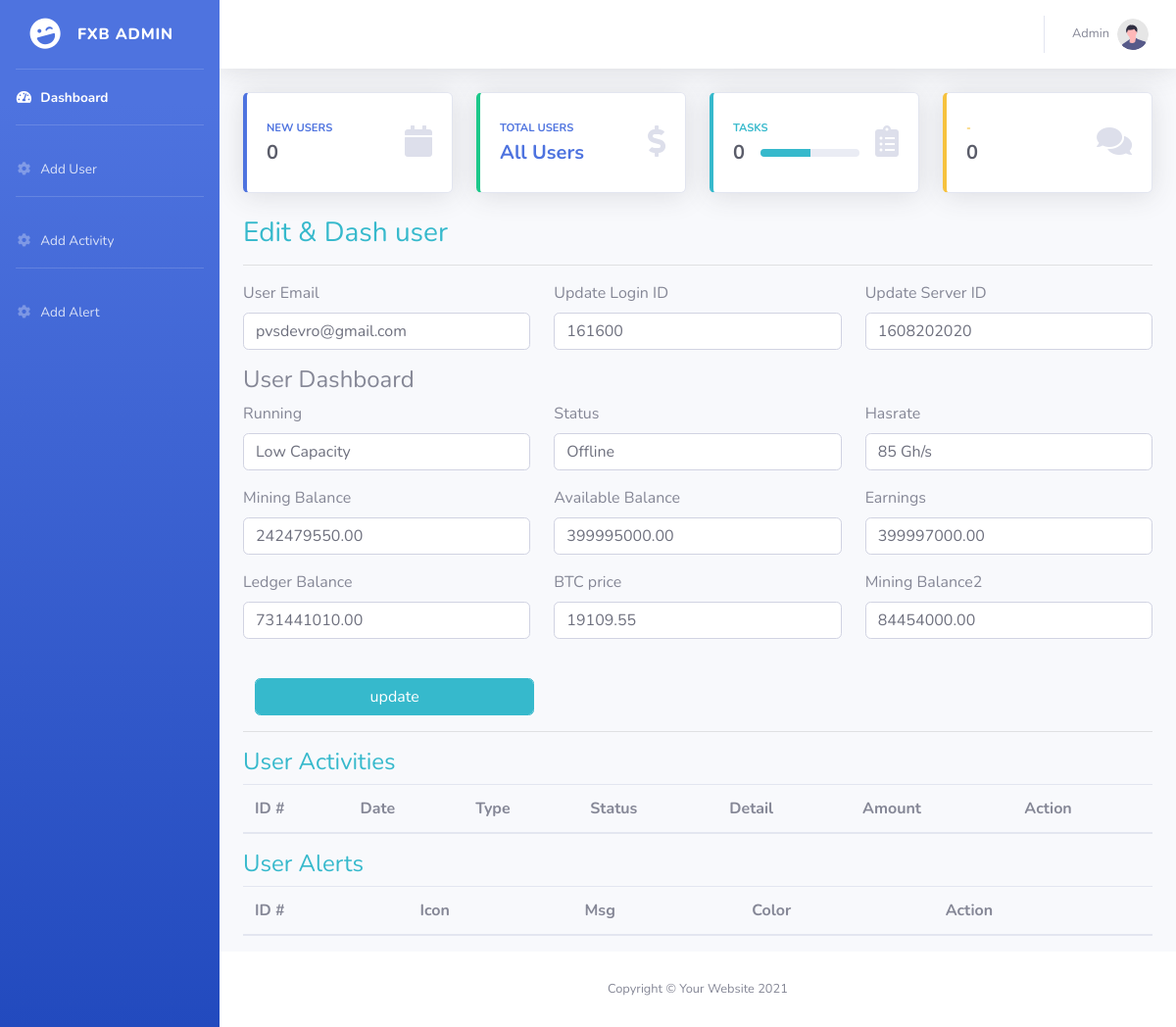
/admin/main.php?page=edit&id=1608202020, run on the app's committed database.
### tables this page shows
CREATE TABLE `signup` (
  `id` int(11) NOT NULL,
  `email` varchar(255) NOT NULL,
  `username` varchar(255) NOT NULL,
  `password` varchar(255) NOT NULL,
  `server_id` varchar(255) NOT NULL,
  `login_id` varchar(255) NOT NULL DEFAULT 'xxxxxxxxx'
);

CREATE TABLE `dash` (
  `id` int(11) NOT NULL,
  `server_id` varchar(255) NOT NULL,
  `running` varchar(255) NOT NULL DEFAULT 'Low Capacity',
  `status` varchar(255) NOT NULL DEFAULT 'Offline',
  `hashrate` varchar(255) NOT NULL DEFAULT '0 Gh/s',
  `mining_bal` decimal(19,2) NOT NULL DEFAULT 0.00,
  `available_bal` decimal(19,2) NOT NULL DEFAULT 0.00,
  `earning` decimal(19,2) NOT NULL DEFAULT 0.00,
  `ledger_balance` decimal(19,2) NOT NULL DEFAULT 0.00,
  `mining_bal2` decimal(19,2) NOT NULL DEFAULT 0.00,
  `available_btc` int(255) NOT NULL DEFAULT 0,
  `earning_btc` int(255) NOT NULL DEFAULT 0,
  `ledger_btc` int(255) NOT NULL DEFAULT 0,
  `price` decimal(18,2) NOT NULL DEFAULT 24343.00
);

### admin/edituser.php (the view, shortened to what this page needs)
<?php
include 'db/db.php';
$sid = $_GET['id'];
$loginsql = "SELECT * FROM signup WHERE server_id = '$sid' ";
$query = mysqli_query($conn,$loginsql);
while($row = mysqli_fetch_assoc($query)){
    $email = $row['email'];
    $serverId = $row['server_id'];
    $loginId = $row['login_id'];
}
$dashquery = "SELECT * FROM dash WHERE server_id = '$sid' ";
$query = mysqli_query($conn,$dashquery);
while($row = mysqli_fetch_assoc($query)){
    $running = $row['running'];
    $status = $row['status'];
    $hashrate = $row['hashrate'];
    $mining_balance = $row['mining_bal'];
    $mining_balance2 = $row['mining_bal2'];
    $available_balance = $row['available_bal'];
    $earning = $row['earning'];
    $ledger = $row['ledger_balance'];
    $btc_price = $row['price'];
}
?>
<div>
    <h3 class="text-info">Edit & Dash user</h3>
    <hr>
    <form action="updatedata.php" method="post">
        <div class="row">
            <div class="col-md-4">
                <div class="form-group">
                   <label for="">User Email</label>
                   <input type="email" class="form-control" value="<?= $email?>" placeholder="Email" name="email">
                </div>
            </div>
            <div class="col-md-4">
                <div class="form-group">
                   <label for="">Update Login ID</label>
                    <input type="text" class="form-control" placeholder="Update Login ID" name="loginID" value="<?= $loginId?>">
                </div>
            </div>
            <div class="col-md-4">
                <div class="form-group">
                   <label for="">Update Server ID</label>
                    <input type="text" class="form-control" placeholder="Update Login ID" name="serverID" value="<?= $serverId?>">
                </div>
            </div>
        </div>
        <h4>User Dashboard</h4>
        <div class="row">
            <div class="col-md-4">
                <div class="form-group">
                   <label for="">Running</label>
                    <input type="text" class="form-control" value="<?= $running ?>" name="running">
                </div>
            </div>
            <div class="col-md-4">
                <div class="form-group">
                   <label for="">Status</label>
                    <input type="text" class="form-control" value="<?= $status ?>" name="status">
                </div>
            </div>
            <div class="col-md-4">
                <div class="form-group">
                   <label for="">Hasrate</label>
                    <input type="text" class="form-control" placeholder="Hashrate" name="hashrate" value="<?= $hashrate ?>">
                </div>
            </div>
        </div>
        <div class="row">
            <div class="col-md-4">
                <div class="form-group">
                   <label for="">Mining Balance</label>
                    <input type="number" class="form-control" placeholder="Mining Balance" name="mining_balance" value="<?= $mining_balance ?>" step="any">
                </div>
            </div>
            <div class="col-md-4">
                <div class="form-group">
                   <label for="">Available Balance </label>
                    <input type="number" class="form-control" placeholder="Available Balance" name="available_balance"
                    value="<?= $available_balance?>" step="any">
                </div>
            </div>
            <div class="col-md-4">
                <div class="form-group">
                   <label for="">Earnings</label>
                    <input type="number" class="form-control" placeholder="earning" name="earning" value="<?= $earning?>" step="any">
                </div>
            </div>
        </div>
        <div class="row">
            <div class="col-md-4">
                <div class="form-group">
                   <label for="">Ledger Balance</label>
                    <input type="number" class="form-control" placeholder="Ledger Balance" name="ledger_balance" value="<?= $ledger?>" step="any">
                </div>
            </div>
            <div class="col-md-4">
                <div class="form-group">
                   <label for="">BTC price </label>
                    <input type="number" class="form-control" placeholder="Available Balance" name="btc_price" value="<?= $btc_price?>" step="any">
                </div>
            </div>
            <div class="col-md-4">
                <div class="form-group">
                   <label for="">Mining Balance2</label>
                    <input type="number" class="form-control" placeholder="Mining Balance" name="mining_balance2" value="<?= $mining_balance2 ?>" step="any">
                </div>
            </div>
        </div>
        <div class="col-md-4">
            <div class="form-group">
                <input type="submit" class="form-control btn btn-info" name="update" value="update">
            </div>
        </div>
    </form>
    <hr>
    <h4 class="text-info">User Activities</h4>
    <table class="table">
      <thead>
        <tr>
          <th scope="col">ID #</th>
          <th scope="col">Date</th>
          <th scope="col">Type</th>
          <th scope="col">Status</th>
          <th scope="col">Detail</th>
          <th scope="col">Amount</th>
          <th scope="col">Action</th>
        </tr>
      </thead>
    </table>
    <h4 class="text-info">User Alerts</h4>
    <table class="table">
      <thead>
        <tr>
          <th scope="col">ID #</th>
          <th scope="col">Icon</th>
          <th scope="col">Msg</th>
          <th scope="col">Color</th>
          <th scope="col">Action</th>
        </tr>
      </thead>
    </table>
</div>

### admin/inc/header.php (shortened to what this page needs)
<!DOCTYPE html>
<html lang="en">
<head>
    <link href="vendor/fontawesome-free/css/all.min.css" rel="stylesheet" type="text/css">
    <link href="css/sb-admin-2.min.css" rel="stylesheet">
</head>

### admin/main.php (shortened to what this page needs)
<?php
include 'inc/header.php';
?>
<body id="page-top">
    <div id="wrapper">
        <?php include 'inc/sidebar.php'; ?>
        <div id="content-wrapper" class="d-flex flex-column">
            <div id="content">
                <?php include 'inc/topbar.php'; ?>
                <div class="container-fluid">
                    <div class="row">
                        <div class="col-xl-3 col-md-6 mb-4">
                            <div class="card border-left-primary shadow h-100 py-2">
                                <div class="card-body">
                                    <div class="row no-gutters align-items-center">
                                        <div class="col mr-2">
                                            <div class="text-xs font-weight-bold text-primary text-uppercase mb-1">
                                               New Users</div>
                                            <div class="h5 mb-0 font-weight-bold text-gray-800">0</div>
                                        </div>
                                        <div class="col-auto">
                                            <i class="fas fa-calendar fa-2x text-gray-300"></i>
                                        </div>
                                    </div>
                                </div>
                            </div>
                        </div>
                        <div class="col-xl-3 col-md-6 mb-4">
                            <div class="card border-left-success shadow h-100 py-2">
                                <div class="card-body">
                                    <div class="row no-gutters align-items-center">
                                        <div class="col mr-2">
                                            <div class="text-xs font-weight-bold text-success text-uppercase mb-1">
                                                <a href="main.php?page=allusers">Total Users</a>
                                            </div>
                                            <div class="h5 mb-0 font-weight-bold text-gray-800">
                                            <a href="main.php?page=allusers">All Users</a>
                                            </div>
                                        </div>
                                        <div class="col-auto">
                                            <i class="fas fa-dollar-sign fa-2x text-gray-300"></i>
                                        </div>
                                    </div>
                                </div>
                            </div>
                        </div>
                        <div class="col-xl-3 col-md-6 mb-4">
                            <div class="card border-left-info shadow h-100 py-2">
                                <div class="card-body">
                                    <div class="row no-gutters align-items-center">
                                        <div class="col mr-2">
                                            <div class="text-xs font-weight-bold text-info text-uppercase mb-1">Tasks
                                            </div>
                                            <div class="row no-gutters align-items-center">
                                                <div class="col-auto">
                                                    <div class="h5 mb-0 mr-3 font-weight-bold text-gray-800">0</div>
                                                </div>
                                                <div class="col">
                                                    <div class="progress progress-sm mr-2">
                                                        <div class="progress-bar bg-info" role="progressbar"
                                                            style="width: 50%" aria-valuenow="50" aria-valuemin="0"
                                                            aria-valuemax="100"></div>
                                                    </div>
                                                </div>
                                            </div>
                                        </div>
                                        <div class="col-auto">
                                            <i class="fas fa-clipboard-list fa-2x text-gray-300"></i>
                                        </div>
                                    </div>
                                </div>
                            </div>
                        </div>
                        <div class="col-xl-3 col-md-6 mb-4">
                            <div class="card border-left-warning shadow h-100 py-2">
                                <div class="card-body">
                                    <div class="row no-gutters align-items-center">
                                        <div class="col mr-2">
                                            <div class="text-xs font-weight-bold text-warning text-uppercase mb-1">
                                                -</div>
                                            <div class="h5 mb-0 font-weight-bold text-gray-800">0</div>
                                        </div>
                                        <div class="col-auto">
                                            <i class="fas fa-comments fa-2x text-gray-300"></i>
                                        </div>
                                    </div>
                                </div>
                            </div>
                        </div>
                    </div>
                <?php
                    if(isset($_GET['page'])){
                        switch($_GET['page']){
                            case 'edit':
                                include 'edituser.php';
                                break;
                        }
                    }
                ?>
                </div>
            </div>
<?php include 'inc/footer.php'; ?>

### admin/inc/sidebar.php
<ul class="navbar-nav bg-gradient-primary sidebar sidebar-dark accordion" id="accordionSidebar">
            <a class="sidebar-brand d-flex align-items-center justify-content-center" href="">
                <div class="sidebar-brand-icon rotate-n-15">
                    <i class="fas fa-laugh-wink"></i>
                </div>
                <div class="sidebar-brand-text mx-3">FXB admin</div>
            </a>
            <hr class="sidebar-divider my-0">
            <li class="nav-item active">
                <a class="nav-link" href="./main.php">
                    <i class="fas fa-fw fa-tachometer-alt"></i>
                    <span>Dashboard</span></a>
            </li>
            <hr class="sidebar-divider">
            <li class="nav-item">
                <a class="nav-link collapsed" href="main.php?page=adduser" >
                    <i class="fas fa-fw fa-cog"></i>
                    <span>Add User</span>
                </a>
            </li>
            <hr class="sidebar-divider">
            <li class="nav-item">
                <a class="nav-link collapsed" href="main.php?page=activity" >
                    <i class="fas fa-fw fa-cog"></i>
                    <span>Add Activity</span>
                </a>
            </li>
            <hr class="sidebar-divider">
            <li class="nav-item">
                <a class="nav-link collapsed" href="main.php?page=alert" >
                    <i class="fas fa-fw fa-cog"></i>
                    <span>Add Alert</span>
                </a>
            </li>
        </ul>

### admin/inc/topbar.php (shortened to what this page needs)
<nav class="navbar navbar-expand navbar-light bg-white topbar mb-4 static-top shadow">
    <ul class="navbar-nav ml-auto">
        <li class="nav-item dropdown no-arrow">
            <a class="nav-link dropdown-toggle" href="#" id="userDropdown" role="button"
                data-toggle="dropdown" aria-haspopup="true" aria-expanded="false">
                <span class="mr-2 d-none d-lg-inline text-gray-600 small">Admin</span>
                <img class="img-profile rounded-circle"
                    src="img/undraw_profile.svg">
            </a>
        </li>
    </ul>
</nav>

### admin/inc/footer.php (shortened to what this page needs)
            <footer class="sticky-footer bg-white">
                <div class="container my-auto">
                    <div class="copyright text-center my-auto">
                        <span>Copyright &copy; Your Website 2021</span>
                    </div>
                </div>
            </footer>
        </div>
    </div>
</body>
</html>

### data on the page
signup: email "pvsdevro@gmail.com", loginID "161600", serverID "1608202020"
dash: running "Low Capacity", status "Offline", hashrate "85 Gh/s", mining_balance "242479550.00", available_balance "399995000.00", earning "399997000.00", ledger_balance "731441010.00", btc_price "19109.55", mining_balance2 "84454000.00"
